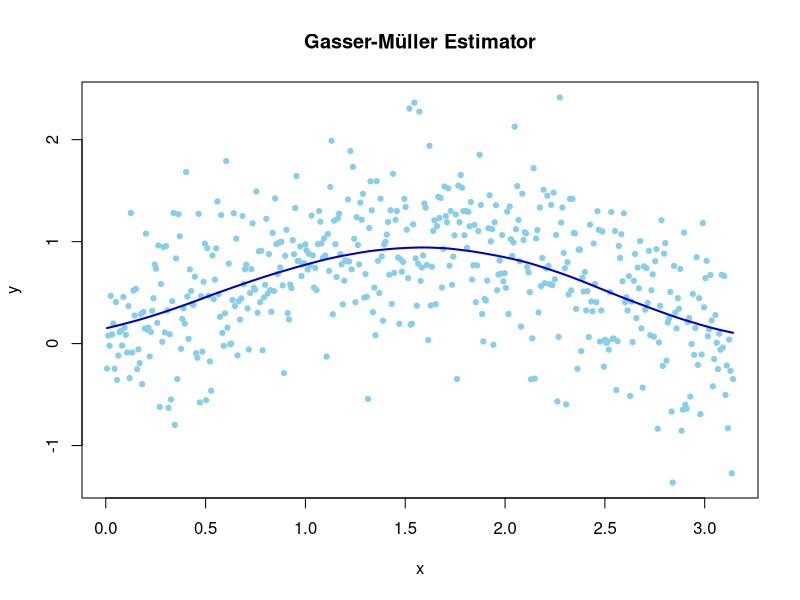
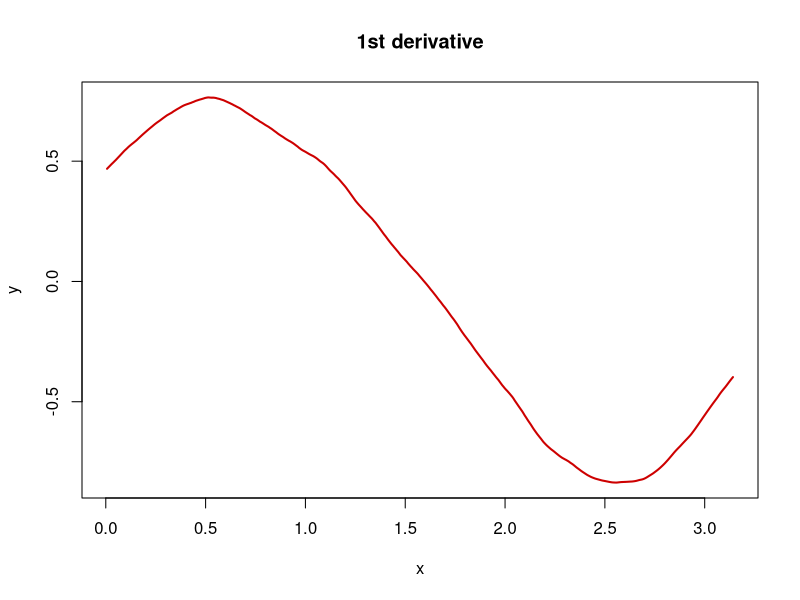

These charts were generated, in order, by the following R code:

# clear variables and close windows
rm(list = ls(all = TRUE))
graphics.off()

# Gasser Mueller Smoothing Method (fixed design)
kernel = function(time, x, h, fun) {
	
    # Weights functions
    uni = function(time, avg_t, h) {
        # Uniform function
        m = length(avg_t)
        s = 0.5 * (avg_t[2:m] - avg_t[1:(m - 1)])/h
        s = s * (abs((avg_t[2:m] - time)/h) <= 1)
        return(s)
    }
    
    qua = function(time, avg_t, h) {
        # Quadratic weight function
        r = (time - avg_t)/h
        m = length(r)
        m1 = length(avg_t)
        s = ((3 * r[1:(m - 1)] - r[1:(m - 1)]^3) - (3 * r[2:m] - r[2:m]^3))/4
        s = s * (abs((avg_t[2:m1] - time)/h) <= 1)
        return(s)
    }
    
    fde = function(time, avg_t, h) {
        # Weights for the estimation the first derivative
        
        r = (time - avg_t)/h
        m = length(r)
        s = (15 * ((r[1:(m - 1)]^4 - 2 * r[1:(m - 1)]^2) - (r[2:m]^4 - 2 * r[2:m]^2)))/(16 * 
            h)
        m1 = length(avg_t)
        s = s * (abs((avg_t[2:m1] - time)/h) <= 1)
        return(s)
    }
    
    sde = function(time, avg_t, h) {
        # Weights for the estimation of the second derivative.
        r = (time - avg_t)/h
        m = length(r)
        s = (105 * ((2 * r[1:(m - 1)]^3 - r[1:(m - 1)]^5 - r[1:(m - 1)]) - (2 * r[2:m]^3 - 
            r[2:m]^5 - r[2:m])))/(16 * h^2)
        m1 = length(avg_t)
        s = s * (abs((avg_t[2:m1] - t)/h) <= 1)
        return(s)
    }
    smooth_d = numeric()
    S = numeric()
    
    if (missing(h)) {
        stop("bandwidth missing")
    }
    if (missing(time)) {
        stop("input sample interval matrix (n x 2)")
    }
    if (missing(x)) {
        stop("input data matrix (n x 2)")
    }
    if (missing(fun)) {
        fun = "qua"  # Default weight function: Quadratic.   
    }
    time = as.matrix(time)
    rown = nrow(x)
    column = ncol(x)
    trown = nrow(time)
    tcolumn = ncol(time)
    
    if (nrow(x) != nrow(time)) {
        stop("Number of sample intervals and number of data should be the same!")
    }
    if (h <= 0) {
        stop("Bandwidth h must be a positive value!")
    }
    
    # Kernel Smoothing
    avg_t = numeric()
    avg_t[1] = time[1]  # average of x with its neighborhood, avg_t[0]=x[1]
    avg_t[nrow(time) + 1] = time[trown]  # avg_t[n]=x[n]
    for (i in 2:length(time)) {
        avg_t[i] = (time[i] + time[i - 1])/2
    }
    doit = function(f, ...) {
        f(...)
    }
    for (i in 1:length(time)) {
        if (fun == "uni") {
            S = doit(uni, time[i], avg_t, h)
            smooth_d[i] = S %*% x
        } else if (fun == "qua") {
            S = doit(qua, time[i], avg_t, h)
            smooth_d[i] = S %*% x
        } else if (fun == "fde") {
            S = doit(fde, time[i], avg_t, h)
            smooth_d[i] = S %*% x
        } else if (fun == "sde") {
            S = doit(sde, time[i], avg_t, h)
            smooth_d[i] = S %*% x
        }
    }
    return(smooth_d)
}

# main computation
pts = 500  # number of observation
set.seed(100)  # pseudo random numbers
x = pi * ((1:pts)/pts)  # interval
y = (sin(x) + 0.5 * rnorm(pts))  # simulation
h = 0.8  # bandwidth

GMqua = kernel(x, as.matrix(y), h, "qua")  # Gasser-Müller Smoother
GMfde = kernel(x, as.matrix(y), h, "fde")  # Gasser-Müller 1st derivative

# plot
plot(x, y, type = "n", col = "skyblue", pch = 19)
title("Gasser-Müller Estimator")
points(x, y, col = "skyblue", pch = 19, cex = 0.7)
lines(x, GMqua, lwd = 2, col = "blue3")

# plot
dev.new()
plot(x, y, type = "n", col = "skyblue", pch = 19, ylim = c(min(GMfde), max(GMfde)))
title("1st derivative")
lines(x, GMfde, lwd = 2, col = "red3")


